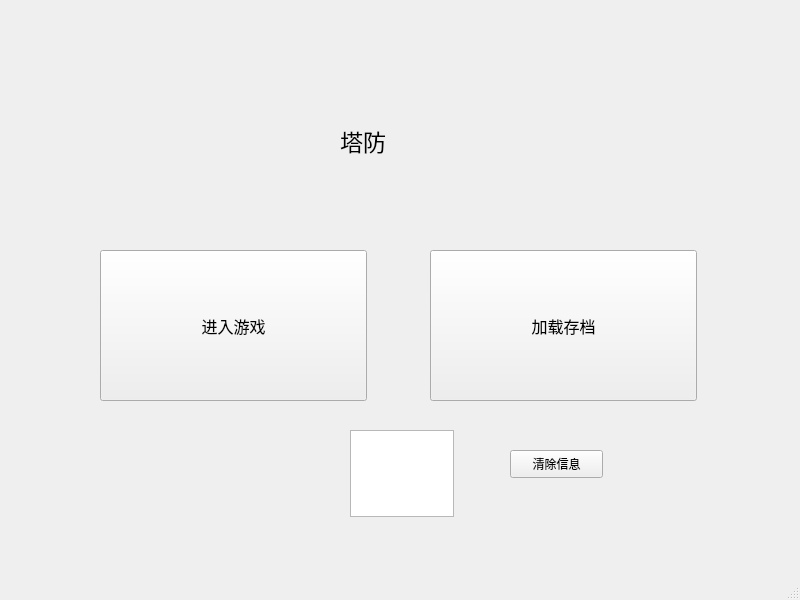
<?xml version="1.0" encoding="UTF-8"?>
<ui version="4.0">
 <class>MainWindow</class>
 <widget class="QMainWindow" name="MainWindow">
  <property name="geometry">
   <rect>
    <x>0</x>
    <y>0</y>
    <width>800</width>
    <height>600</height>
   </rect>
  </property>
  <property name="windowTitle">
   <string>MainWindow</string>
  </property>
  <widget class="QWidget" name="centralwidget">
   <widget class="QLabel" name="label">
    <property name="geometry">
     <rect>
      <x>340</x>
      <y>100</y>
      <width>171</width>
      <height>81</height>
     </rect>
    </property>
    <property name="font">
     <font>
      <pointsize>17</pointsize>
     </font>
    </property>
    <property name="text">
     <string>塔防</string>
    </property>
   </widget>
   <widget class="QPushButton" name="pushButton">
    <property name="geometry">
     <rect>
      <x>100</x>
      <y>250</y>
      <width>267</width>
      <height>151</height>
     </rect>
    </property>
    <property name="font">
     <font>
      <pointsize>12</pointsize>
     </font>
    </property>
    <property name="contextMenuPolicy">
     <enum>Qt::DefaultContextMenu</enum>
    </property>
    <property name="inputMethodHints">
     <set>Qt::ImhNone</set>
    </property>
    <property name="text">
     <string>进入游戏</string>
    </property>
    <property name="autoDefault">
     <bool>false</bool>
    </property>
    <property name="default">
     <bool>false</bool>
    </property>
    <property name="flat">
     <bool>false</bool>
    </property>
   </widget>
   <widget class="QPushButton" name="pushButton_2">
    <property name="geometry">
     <rect>
      <x>430</x>
      <y>250</y>
      <width>267</width>
      <height>151</height>
     </rect>
    </property>
    <property name="font">
     <font>
      <pointsize>12</pointsize>
     </font>
    </property>
    <property name="text">
     <string>加载存档</string>
    </property>
   </widget>
   <widget class="QTextEdit" name="textEdit">
    <property name="geometry">
     <rect>
      <x>350</x>
      <y>430</y>
      <width>104</width>
      <height>87</height>
     </rect>
    </property>
   </widget>
   <widget class="QPushButton" name="pushButton_3">
    <property name="geometry">
     <rect>
      <x>510</x>
      <y>450</y>
      <width>93</width>
      <height>28</height>
     </rect>
    </property>
    <property name="text">
     <string>清除信息</string>
    </property>
   </widget>
  </widget>
  <widget class="QMenuBar" name="menubar">
   <property name="geometry">
    <rect>
     <x>0</x>
     <y>0</y>
     <width>800</width>
     <height>26</height>
    </rect>
   </property>
  </widget>
  <widget class="QStatusBar" name="statusbar"/>
 </widget>
 <resources/>
 <connections/>
</ui>
